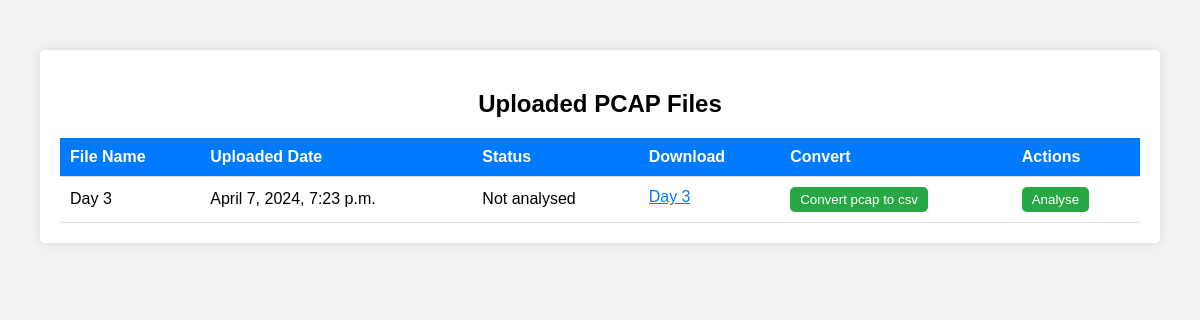
/pcap_files/, run on the app's committed database.
### core/models.py (models this page shows, shortened)
class PcapFile(models.Model):
    STATUS_CHOICES = (
        ('Not analysed', 'Not analysed'),
        ('Processing', 'Processing'),
        ('Analysed', 'Analysed'),
    )
    pcap_id = models.CharField(max_length=100)
    name = models.CharField(max_length=100)
    pcap_file = models.FileField(upload_to='pcap_files/')
    uploaded_at = models.DateTimeField(auto_now_add=True)
    status = models.CharField(max_length=100, choices=STATUS_CHOICES, default='Not analysed')

### core/views.py (the view)
# urls.py: path('pcap_files/', views.pcap_files, name='pcap_files'),
def pcap_files(request):
    uploaded_files = PcapFile.objects.all()
    return render(request, 'core/pcap_files.html', {'uploaded_files': uploaded_files})

### templates/core/pcap_files.html (shortened to what this page needs)
<!DOCTYPE html>
<html lang="en">
<head>
</head>
<body>
    <div class="container">
        <h2>Uploaded PCAP Files</h2>
        <table>
            <thead>
                <tr>
                    <th>File Name</th>
                    <th>Uploaded Date</th>
                    <th>Status</th>
                    <th>Download</th>
                    <th>Convert</th>
                    <th>Actions</th>
                </tr>
            </thead>
            <tbody>
                {% for file in uploaded_files %}
                <tr>
                    <td>{{ file.name }}</td>
                    <td>{{ file.uploaded_at }}</td>
                    <td>{{ file.status }}</td>
                    <td>
                        <a href="{{ file.pcap_file.url }}" class="download-link" download="{{ file.name }}.pcap">{{ file.name }}</a>
                    </td>
                    <td>
                        <form action="{% url 'analyse_pcap' %}" method="post">
                            <button type="submit" class="analyse-button">Convert pcap to csv</button>
                        </form>
                    </td>
                    <td>
                        <button type="submit" class="analyse-button">Analyse</button>
                    </td>
                </tr>
                {% endfor %}
            </tbody>
        </table>
    </div>
</body>
</html>

### templates/core/pcap_files.html (style rules this page uses)
body { font-family: Arial, sans-serif; margin: 0; padding: 0; background-color: #f2f2f2; }
.container { max-width: 90%; margin: 50px auto; background-color: #fff; padding: 20px; border-radius: 5px; box-shadow: 0 0 10px rgba(0, 0, 0, 0.1); overflow-x: auto; }
h2 { text-align: center; margin-bottom: 20px; }
table { width: 100%; border-collapse: collapse; }
th, td { padding: 10px; text-align: left; border-bottom: 1px solid #ddd; white-space: nowrap; overflow: hidden; text-overflow: ellipsis; }
th { background-color: #007bff; color: #fff; }
.download-link { color: #007bff; text-decoration: underline; cursor: pointer; display: inline-block; max-width: 200px; overflow: hidden; text-overflow: ellipsis; }
.analyse-button { background-color: #28a745; color: #fff; border: none; padding: 5px 10px; border-radius: 5px; cursor: pointer; }

### data on the page
PcapFile: name "Day 3", uploaded_at "April 7, 2024, 7:23 p.m.", status "Not analysed"
